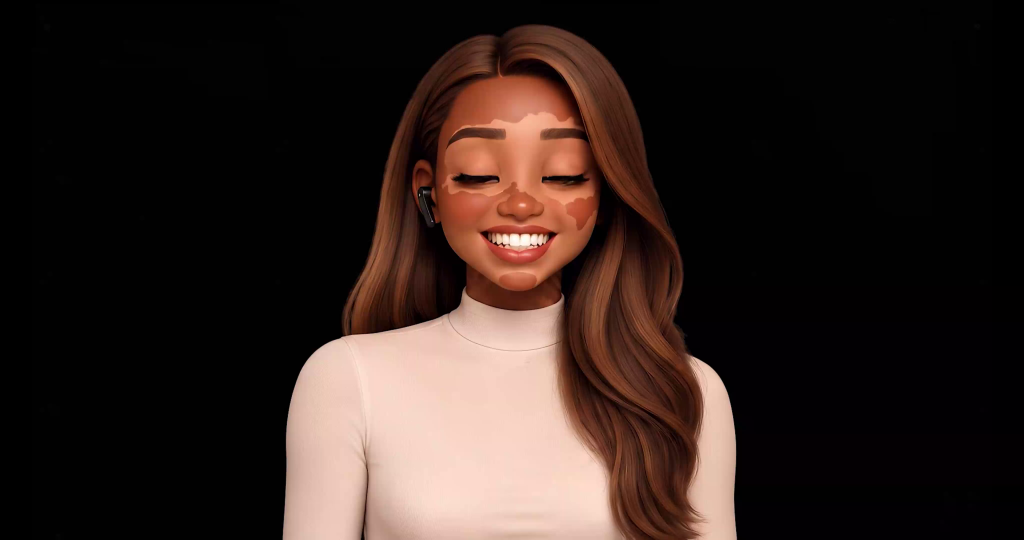
#> input picture nodemere/nodemere-cinema/tmp-audition-bg-check.png, 4096 x 2160 px, given in place of 0000.jpg, which was not available (shown at 1/4 size)
$ python review-refinement10.py ../tmp-audition-bg-check.png
#> lines starting #> are read from the running program, lines starting #| are printed output that depends on the picture; pictures that were not available may be replaced by others from this repository, and a replacement may not be noted
"""Review encoded motion and check every decoded frame."""
from pathlib import Path
from PIL import Image,ImageDraw
import argparse,subprocess,json,math,numpy as np
p=argparse.ArgumentParser();p.add_argument('video',type=Path);a=p.parse_args();root=Path(__file__).resolve().parents[1];dest=root/'review/refinement10/encoded';dest.mkdir(parents=True,exist_ok=True);frames=dest/'frames';frames.mkdir(exist_ok=True)
subprocess.run(['ffmpeg','-nostdin','-v','error','-y','-ss','150.1','-i',str(a.video),'-vf','fps=12,scale=960:540','-q:v','2',str(frames/'%04d.jpg')],check=True)
#> (this line was passed over: subprocess is not available in this run)
available=len(list(frames.glob('*.jpg')))
def sheet(name,times,cols=4,width=400):
#> called with name = 'scenarios', cols = 4, width = 400
 h=round(width*9/16);canvas=Image.new('RGB',(cols*width,math.ceil(len(times)/cols)*(h+24)),'#18181a');draw=ImageDraw.Draw(canvas)
 for i,t in enumerate(times):
  index=min(available,max(1,round(t*12)+1));im=Image.open(frames/f'{index:04d}.jpg').resize((width,h),Image.Resampling.LANCZOS);x=i%cols*width;y=i//cols*(h+24);canvas.paste(im,(x,y));draw.text((x+8,y+h+5),f'Scene {9 if t<42 else 10} : {t if t<42 else t-42:.2f}s',fill='white')
#> after `im = Image.open(frames / f'{index:04d}.jpg').resize((width, h), Image.`:
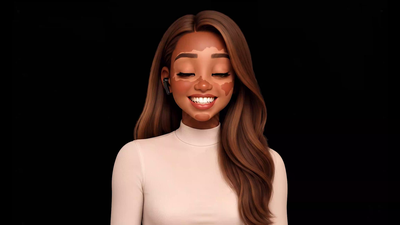
#> im: PIL image 400x225 RGB; mean R, G, B 48.4, 34.9, 30.4
#> after `canvas.paste(im, (x, y))`:
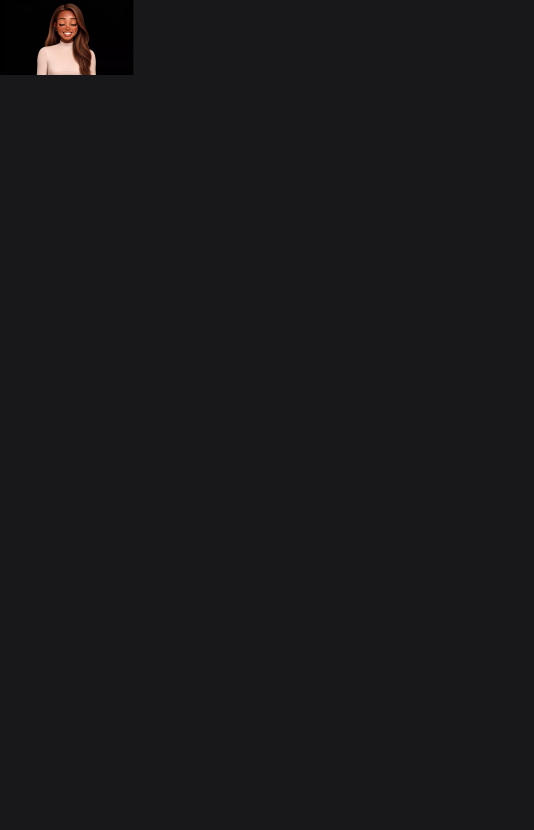
#> canvas: PIL image 1600x2490 RGB (shown at 1/3 size); mean R, G, B 24.6, 24.2, 26.1
 canvas.save(dest/f'{name}.jpg',quality=95)
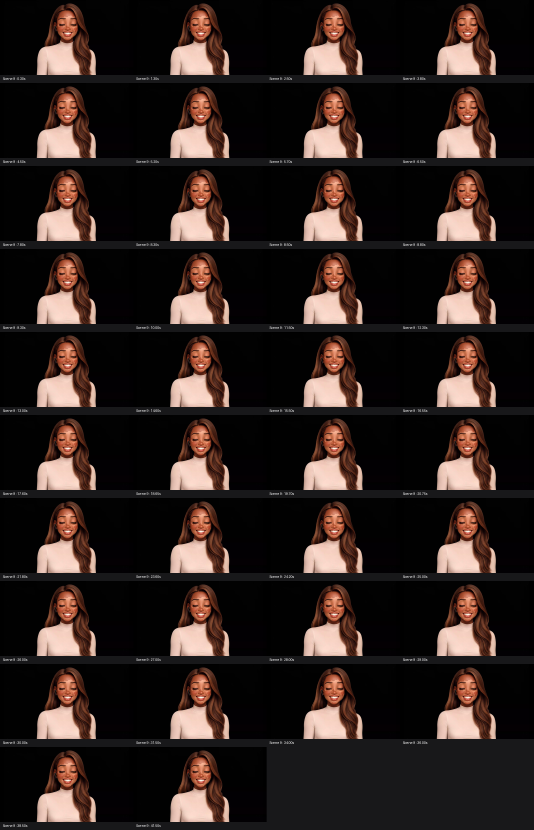
#> saved as scenarios.jpg: PIL image 1600x2490 RGB (shown at 1/3 size); mean R, G, B 45.3, 33.7, 30.1
sheet('scenarios',[.3,1.3,2.5,3.8,4.5,5.2,5.7,6.5,7.8,8.3,8.5,8.8,9.3,10,11.5,12.3,13,14.6,15.5,16.55,17.6,18.65,19.7,20.75,21.8,23.6,24.2,25,26,27,28,29,30,31.5,34,36,38.5,41.5])
sheet('nest',[42+t for t in [.3,1.3,2.5,3.3,4.3,4.9,5.1,5.4,5.7,6,6.3,6.8,7.6,9,11,13.3,14.7,17.3,20.5,22,25,27.6,29,32,34.2,35.5,37.6,40.5,43.6,44.2,45.6,48.5,51.6,52.2,53.6,57.3,59,61.8]])
sheet('native-intro',[3.8+i/6 for i in range(18)])
#> (the run stopped early here; a loop or call above may not have finished)
